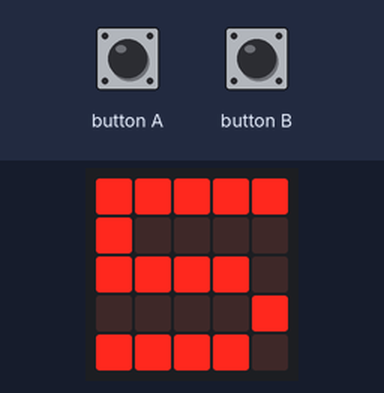
Bench run of a program on a simulated BBC micro:bit (MakeCode). Shown: the board's 5×5 LED display. The inputs (shaded band) are chosen by the test bench.

Above: at 1.2 s.
1.3 s: button B pressed for 0.15 s
At 2.5 s:
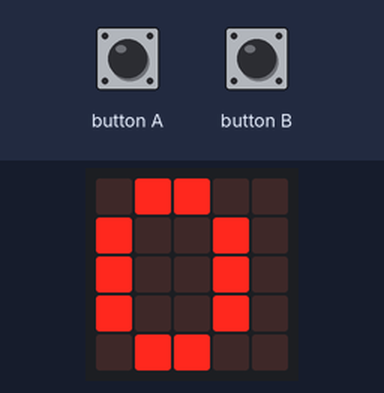
4.6 s: button B pressed for 0.15 s
At 6.1 s:
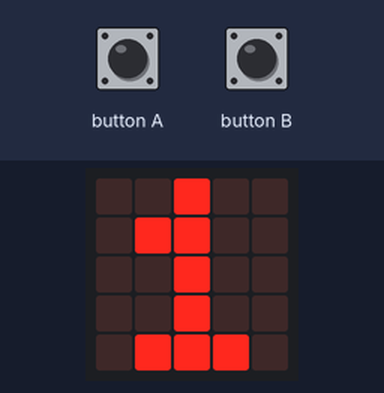
Timing chart, 0 to 7.6 s (numbered marks = the images above; inputs shaded):
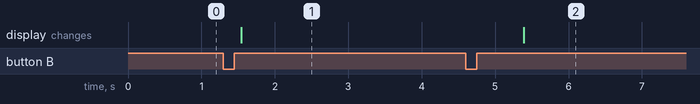

The program:

main.ts
```typescript
input.onButtonPressed(Button.A, function () {
    radio.sendNumber(Sender_id)
})
input.onButtonPressed(Button.B, function () {
    Sender_id += 1
    if (Sender_id > 11) {
        Sender_id = 6
    }
})
let Sender_id = 0
radio.setGroup(42)
Sender_id = 11
basic.forever(function () {
    basic.showNumber(Sender_id - 6)
})
```

test.ts
```typescript
// testene settes inn her; disse vil ikke kompilert så lenge denne pakken blir brukt som en utvidelse.
```

Measured:
- after the input at 1.3 s, the display: changes after 0.24 s (image 1)
- after the input at 4.6 s, the display: changes after 0.79 s (image 2)
